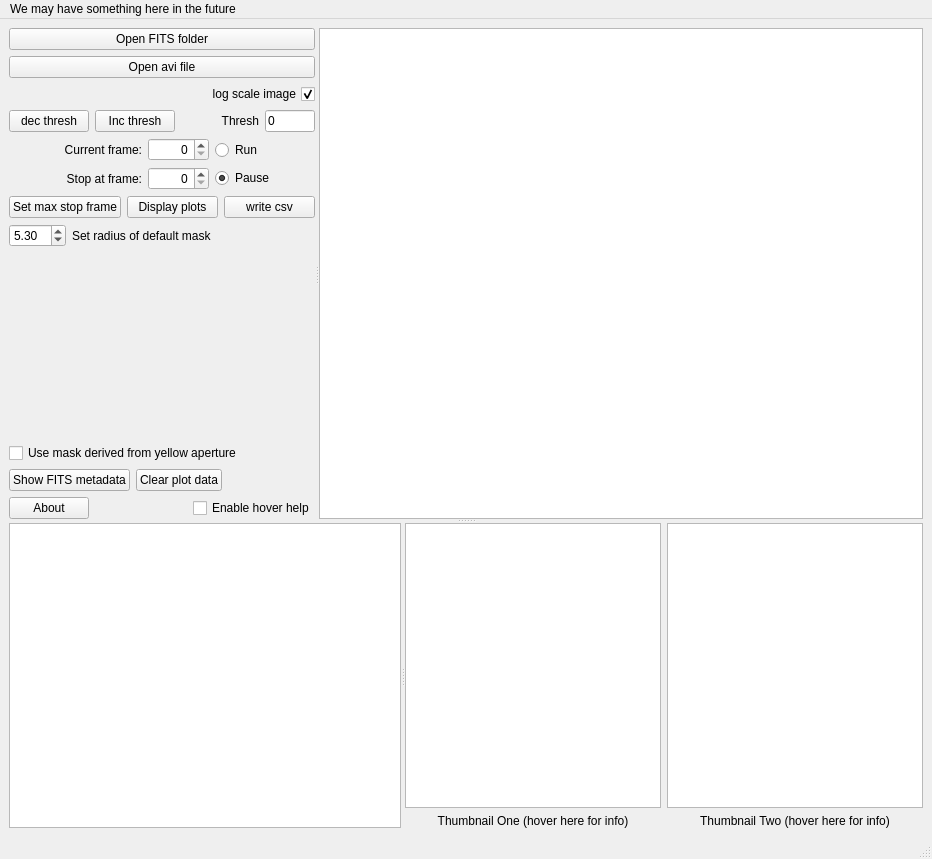
<?xml version="1.0" encoding="UTF-8"?>
<ui version="4.0">
 <class>MainWindow</class>
 <widget class="QMainWindow" name="MainWindow">
  <property name="geometry">
   <rect>
    <x>0</x>
    <y>0</y>
    <width>932</width>
    <height>859</height>
   </rect>
  </property>
  <property name="windowTitle">
   <string>MainWindow</string>
  </property>
  <property name="toolTipDuration">
   <number>-1</number>
  </property>
  <widget class="QWidget" name="centralwidget">
   <layout class="QGridLayout" name="gridLayout">
    <item row="0" column="0">
     <widget class="QSplitter" name="splitter_3">
      <property name="orientation">
       <enum>Qt::Vertical</enum>
      </property>
      <widget class="QSplitter" name="splitter_2">
       <property name="orientation">
        <enum>Qt::Horizontal</enum>
       </property>
       <widget class="QWidget" name="">
        <layout class="QVBoxLayout" name="verticalLayout_6">
         <item>
          <widget class="QPushButton" name="readFitsFolderButton">
           <property name="toolTip">
            <string>&lt;html&gt;&lt;head/&gt;&lt;body&gt;&lt;p&gt;A &lt;span style=&quot; color:#fc0107;&quot;&gt;FITS&lt;/span&gt; folder should contain a set of *.fits files, all from a single recording.&lt;/p&gt;&lt;p&gt;There should be no other .fits files in that folder.&lt;/p&gt;&lt;p&gt;It is assumed that the alphabetic ordering of the file names corresponds to sequential frames.&lt;/p&gt;&lt;/body&gt;&lt;/html&gt;</string>
           </property>
           <property name="toolTipDuration">
            <number>0</number>
           </property>
           <property name="statusTip">
            <string/>
           </property>
           <property name="text">
            <string>Open FITS folder</string>
           </property>
          </widget>
         </item>
         <item>
          <widget class="QPushButton" name="readAviFileButton">
           <property name="text">
            <string>Open avi file</string>
           </property>
          </widget>
         </item>
         <item>
          <layout class="QHBoxLayout" name="horizontalLayout_3">
           <item>
            <spacer name="horizontalSpacer_2">
             <property name="orientation">
              <enum>Qt::Horizontal</enum>
             </property>
             <property name="sizeHint" stdset="0">
              <size>
               <width>40</width>
               <height>20</height>
              </size>
             </property>
            </spacer>
           </item>
           <item>
            <widget class="QCheckBox" name="logScalingCheckBox">
             <property name="enabled">
              <bool>true</bool>
             </property>
             <property name="toolTip">
              <string>&lt;html&gt;&lt;head/&gt;&lt;body&gt;&lt;p&gt;&lt;span style=&quot; font-size:14pt;&quot;&gt;'Checking' this box scales the pixel values in the image to make details easier to see.&lt;/span&gt;&lt;/p&gt;&lt;p&gt;&lt;span style=&quot; font-size:14pt;&quot;&gt;The scaling equation used is:&lt;/span&gt;&lt;/p&gt;&lt;p&gt;&lt;span style=&quot; font-family:'Menlo'; font-size:13.5pt; color:#000000;&quot;&gt;
&lt;pre&gt;&lt;code&gt;  # x is a 2D matrix of image pixels&lt;/code&gt;&lt;/pre&gt;
&lt;pre&gt;&lt;code&gt;  a = np.min(x) # a will be set to the smallest pixel value in the image&lt;/code&gt;&lt;/pre&gt;
&lt;pre&gt;&lt;code&gt;  b = np.max(x) # b will be set to the highest pixel value in the image&lt;/code&gt;&lt;/pre&gt;
&lt;pre&gt;&lt;code&gt;  # linval will be a 2D matrix (because x is 2D) of pixel values between 10.0 and 990.0&lt;/code&gt;&lt;/pre&gt;
&lt;pre&gt;&lt;code&gt;  linval = 10.0 + 990.0 * (x-float(a))/(b-a)&lt;/code&gt;&lt;/pre&gt;
&lt;pre&gt;&lt;code&gt;  # return a 2D matrix of pixel values log scaled with values between 0.0 and 255.0&lt;/span&gt;
&lt;pre&gt;&lt;code&gt;  return (np.log10(linval) - 1.0 * 0.5 * 255.0&lt;/pre&gt;&lt;/code&gt;&lt;/span&gt;&lt;br/&gt;&lt;/p&gt;&lt;/body&gt;&lt;/html&gt;</string>
             </property>
             <property name="layoutDirection">
              <enum>Qt::RightToLeft</enum>
             </property>
             <property name="text">
              <string>log scale image</string>
             </property>
             <property name="checked">
              <bool>true</bool>
             </property>
            </widget>
           </item>
          </layout>
         </item>
         <item>
          <layout class="QHBoxLayout" name="horizontalLayout">
           <item>
            <widget class="QPushButton" name="decThreshButton">
             <property name="text">
              <string>dec thresh</string>
             </property>
            </widget>
           </item>
           <item>
            <widget class="QPushButton" name="incThreshButton">
             <property name="text">
              <string>Inc thresh</string>
             </property>
            </widget>
           </item>
           <item>
            <spacer name="horizontalSpacer_3">
             <property name="orientation">
              <enum>Qt::Horizontal</enum>
             </property>
             <property name="sizeHint" stdset="0">
              <size>
               <width>40</width>
               <height>20</height>
              </size>
             </property>
            </spacer>
           </item>
           <item>
            <widget class="QLabel" name="label">
             <property name="text">
              <string>Thresh</string>
             </property>
             <property name="alignment">
              <set>Qt::AlignRight|Qt::AlignTrailing|Qt::AlignVCenter</set>
             </property>
            </widget>
           </item>
           <item>
            <widget class="QLineEdit" name="threshValueEdit">
             <property name="maximumSize">
              <size>
               <width>50</width>
               <height>16777215</height>
              </size>
             </property>
             <property name="text">
              <string>0</string>
             </property>
             <property name="maxLength">
              <number>4</number>
             </property>
            </widget>
           </item>
          </layout>
         </item>
         <item>
          <layout class="QHBoxLayout" name="horizontalLayout_6">
           <item>
            <spacer name="horizontalSpacer_6">
             <property name="orientation">
              <enum>Qt::Horizontal</enum>
             </property>
             <property name="sizeHint" stdset="0">
              <size>
               <width>40</width>
               <height>20</height>
              </size>
             </property>
            </spacer>
           </item>
           <item>
            <layout class="QVBoxLayout" name="verticalLayout_3">
             <item>
              <widget class="QLabel" name="label_3">
               <property name="minimumSize">
                <size>
                 <width>89</width>
                 <height>0</height>
                </size>
               </property>
               <property name="maximumSize">
                <size>
                 <width>89</width>
                 <height>16777215</height>
                </size>
               </property>
               <property name="layoutDirection">
                <enum>Qt::LeftToRight</enum>
               </property>
               <property name="text">
                <string> Current frame:</string>
               </property>
               <property name="alignment">
                <set>Qt::AlignRight|Qt::AlignTrailing|Qt::AlignVCenter</set>
               </property>
               <property name="margin">
                <number>0</number>
               </property>
               <property name="indent">
                <number>-1</number>
               </property>
              </widget>
             </item>
             <item>
              <widget class="QLabel" name="label_4">
               <property name="minimumSize">
                <size>
                 <width>89</width>
                 <height>0</height>
                </size>
               </property>
               <property name="maximumSize">
                <size>
                 <width>89</width>
                 <height>16777215</height>
                </size>
               </property>
               <property name="text">
                <string>Stop at frame:</string>
               </property>
               <property name="alignment">
                <set>Qt::AlignRight|Qt::AlignTrailing|Qt::AlignVCenter</set>
               </property>
              </widget>
             </item>
            </layout>
           </item>
           <item>
            <layout class="QVBoxLayout" name="verticalLayout_4">
             <item>
              <widget class="QSpinBox" name="currentFrameSpinBox">
               <property name="sizePolicy">
                <sizepolicy hsizetype="Fixed" vsizetype="Fixed">
                 <horstretch>0</horstretch>
                 <verstretch>0</verstretch>
                </sizepolicy>
               </property>
               <property name="maximumSize">
                <size>
                 <width>73</width>
                 <height>16777215</height>
                </size>
               </property>
               <property name="alignment">
                <set>Qt::AlignRight|Qt::AlignTrailing|Qt::AlignVCenter</set>
               </property>
               <property name="maximum">
                <number>99999</number>
               </property>
              </widget>
             </item>
             <item>
              <widget class="QSpinBox" name="stopAtFrameSpinBox">
               <property name="sizePolicy">
                <sizepolicy hsizetype="Fixed" vsizetype="Fixed">
                 <horstretch>0</horstretch>
                 <verstretch>0</verstretch>
                </sizepolicy>
               </property>
               <property name="maximumSize">
                <size>
                 <width>73</width>
                 <height>16777215</height>
                </size>
               </property>
               <property name="alignment">
                <set>Qt::AlignRight|Qt::AlignTrailing|Qt::AlignVCenter</set>
               </property>
               <property name="maximum">
                <number>99999</number>
               </property>
              </widget>
             </item>
            </layout>
           </item>
           <item>
            <layout class="QVBoxLayout" name="verticalLayout_5">
             <item>
              <widget class="QRadioButton" name="runRadioButton">
               <property name="minimumSize">
                <size>
                 <width>100</width>
                 <height>0</height>
                </size>
               </property>
               <property name="maximumSize">
                <size>
                 <width>100</width>
                 <height>16777215</height>
                </size>
               </property>
               <property name="layoutDirection">
                <enum>Qt::LeftToRight</enum>
               </property>
               <property name="text">
                <string>Run</string>
               </property>
              </widget>
             </item>
             <item>
              <widget class="QRadioButton" name="pauseRadioButton">
               <property name="maximumSize">
                <size>
                 <width>100</width>
                 <height>16777215</height>
                </size>
               </property>
               <property name="layoutDirection">
                <enum>Qt::LeftToRight</enum>
               </property>
               <property name="text">
                <string>Pause</string>
               </property>
               <property name="checked">
                <bool>true</bool>
               </property>
              </widget>
             </item>
            </layout>
           </item>
          </layout>
         </item>
         <item>
          <layout class="QHBoxLayout" name="horizontalLayout_7">
           <item>
            <widget class="QPushButton" name="setMaxStopButton">
             <property name="text">
              <string>Set max stop frame</string>
             </property>
            </widget>
           </item>
           <item>
            <widget class="QPushButton" name="experimentButton">
             <property name="toolTip">
              <string>&lt;html&gt;&lt;head/&gt;&lt;body&gt;&lt;p&gt;This button is used for running experimental code and is used during development.&lt;/p&gt;&lt;p&gt;If you're not the developer, then the developer failed to remove/disable this button before release.&lt;/p&gt;&lt;/body&gt;&lt;/html&gt;</string>
             </property>
             <property name="text">
              <string>Display plots</string>
             </property>
            </widget>
           </item>
           <item>
            <widget class="QPushButton" name="writeCsvButton">
             <property name="text">
              <string>write csv</string>
             </property>
            </widget>
           </item>
          </layout>
         </item>
         <item>
          <layout class="QHBoxLayout" name="horizontalLayout_8">
           <item>
            <widget class="QDoubleSpinBox" name="defaultMaskRadiusDoubleSpinBox">
             <property name="minimum">
              <double>2.000000000000000</double>
             </property>
             <property name="maximum">
              <double>20.000000000000000</double>
             </property>
             <property name="singleStep">
              <double>0.500000000000000</double>
             </property>
             <property name="value">
              <double>5.300000000000000</double>
             </property>
            </widget>
           </item>
           <item>
            <widget class="QLabel" name="label_2">
             <property name="text">
              <string>Set radius of default mask</string>
             </property>
            </widget>
           </item>
           <item>
            <spacer name="horizontalSpacer_5">
             <property name="orientation">
              <enum>Qt::Horizontal</enum>
             </property>
             <property name="sizeHint" stdset="0">
              <size>
               <width>40</width>
               <height>20</height>
              </size>
             </property>
            </spacer>
           </item>
          </layout>
         </item>
         <item>
          <spacer name="verticalSpacer">
           <property name="orientation">
            <enum>Qt::Vertical</enum>
           </property>
           <property name="sizeHint" stdset="0">
            <size>
             <width>20</width>
             <height>40</height>
            </size>
           </property>
          </spacer>
         </item>
         <item>
          <widget class="QCheckBox" name="useYellowMaskCheckBox">
           <property name="text">
            <string>Use mask derived from yellow aperture</string>
           </property>
          </widget>
         </item>
         <item>
          <layout class="QHBoxLayout" name="horizontalLayout_5">
           <item>
            <widget class="QPushButton" name="metadataButton">
             <property name="text">
              <string>Show FITS metadata</string>
             </property>
            </widget>
           </item>
           <item>
            <widget class="QPushButton" name="clearAppDataButton">
             <property name="text">
              <string>Clear plot data</string>
             </property>
            </widget>
           </item>
           <item>
            <spacer name="horizontalSpacer_4">
             <property name="orientation">
              <enum>Qt::Horizontal</enum>
             </property>
             <property name="sizeHint" stdset="0">
              <size>
               <width>40</width>
               <height>20</height>
              </size>
             </property>
            </spacer>
           </item>
          </layout>
         </item>
         <item>
          <layout class="QHBoxLayout" name="horizontalLayout_4">
           <item>
            <widget class="QPushButton" name="infoButton">
             <property name="toolTip">
              <string>Clicking on this button will open a pdf file that provides version history. Additional documentation follows the version history so don't fail to scroll down.</string>
             </property>
             <property name="text">
              <string>About</string>
             </property>
            </widget>
           </item>
           <item>
            <spacer name="horizontalSpacer">
             <property name="orientation">
              <enum>Qt::Horizontal</enum>
             </property>
             <property name="sizeHint" stdset="0">
              <size>
               <width>40</width>
               <height>20</height>
              </size>
             </property>
            </spacer>
           </item>
           <item>
            <widget class="QCheckBox" name="enableHoverHelpCheckBox">
             <property name="toolTip">
              <string>&lt;html&gt;&lt;head/&gt;&lt;body&gt;&lt;p&gt;The best way to use the 'Hover Help' system employed by this app is to position this dialog box off to one side where it won't be covered by the main app window once that has been made active.&lt;/p&gt;&lt;p&gt;This dialog box will be dynamically updated any time you hover over an item in the main app window that has 'hover help' text associated with it.&lt;/p&gt;&lt;/body&gt;&lt;/html&gt;</string>
             </property>
             <property name="text">
              <string>Enable hover help</string>
             </property>
            </widget>
           </item>
          </layout>
         </item>
        </layout>
       </widget>
       <widget class="ImageView" name="frameView">
        <property name="sizePolicy">
         <sizepolicy hsizetype="Expanding" vsizetype="Expanding">
          <horstretch>1</horstretch>
          <verstretch>0</verstretch>
         </sizepolicy>
        </property>
        <property name="toolTip">
         <string/>
        </property>
       </widget>
      </widget>
      <widget class="QSplitter" name="splitter">
       <property name="orientation">
        <enum>Qt::Horizontal</enum>
       </property>
       <widget class="QTextEdit" name="textOut">
        <property name="sizePolicy">
         <sizepolicy hsizetype="Expanding" vsizetype="Expanding">
          <horstretch>1</horstretch>
          <verstretch>0</verstretch>
         </sizepolicy>
        </property>
        <property name="font">
         <font>
          <family>Courier New</family>
          <weight>75</weight>
          <bold>true</bold>
         </font>
        </property>
        <property name="toolTip">
         <string>We will add an explanation for the values printed here (in the future)</string>
        </property>
       </widget>
       <widget class="QWidget" name="layoutWidget">
        <layout class="QHBoxLayout" name="horizontalLayout_2">
         <item>
          <layout class="QVBoxLayout" name="verticalLayout_2">
           <item>
            <widget class="ImageView" name="thumbOneView"/>
           </item>
           <item>
            <widget class="QLabel" name="thumbnailOneLabel">
             <property name="toolTip">
              <string>&lt;html&gt;&lt;head/&gt;&lt;body&gt;&lt;p&gt;&lt;span style=&quot; font-size:14pt;&quot;&gt;This panel shows a zoomed version of the image contained within the aperture boundaries.&lt;/span&gt;&lt;/p&gt;&lt;/body&gt;&lt;/html&gt;</string>
             </property>
             <property name="text">
              <string>Thumbnail One (hover here for info)</string>
             </property>
             <property name="alignment">
              <set>Qt::AlignCenter</set>
             </property>
            </widget>
           </item>
          </layout>
         </item>
         <item>
          <layout class="QVBoxLayout" name="verticalLayout">
           <item>
            <widget class="ImageView" name="thumbTwoView"/>
           </item>
           <item>
            <widget class="QLabel" name="thumbnailTwoLabel">
             <property name="toolTip">
              <string>&lt;html&gt;&lt;head/&gt;&lt;body&gt;&lt;p&gt;This image shows the mask that will be applied to the image shown in Thumbnail One.&lt;/p&gt;&lt;p&gt;Currently, the 'mask' is dynamically calculated by the following steps: &lt;/p&gt;&lt;p&gt;1) Thumbnail One is blurred using a 5x5 pixel Gaussian.&lt;/p&gt;&lt;p&gt;2) A 'threshold' is calculated as: &lt;span style=&quot; color:#fc0107;&quot;&gt;thresh&lt;/span&gt; = &lt;span style=&quot; color:#0000ff;&quot;&gt;mean + 3 * std + thresh_adder &lt;/span&gt;&lt;/p&gt;&lt;p&gt;&lt;span style=&quot; color:#0000ff;&quot;&gt;thresh_adder &lt;/span&gt;&lt;span style=&quot; color:#000000;&quot;&gt;is unique for each aperture: it is set to zero when the aperture is created; it can be increased or decreased by the context menu that each aperture has (right-click menu) &lt;/span&gt;&lt;span style=&quot; font-style:italic; color:#000000;&quot;&gt;. &lt;/span&gt;&lt;span style=&quot; color:#000000;&quot;&gt;The &lt;/span&gt;&lt;span style=&quot; color:#0000ff;&quot;&gt;mean&lt;/span&gt;&lt;span style=&quot; color:#000000;&quot;&gt; and &lt;/span&gt;&lt;span style=&quot; color:#0000ff;&quot;&gt;std&lt;/span&gt;&lt;span style=&quot; color:#000000;&quot;&gt; (standard deviation) are extracted from the Thumbnail One image by a Robust mean and scale estimator (scale is a measure of the dispersion/distribution of a data set). Median Absolute Deviation (MAD) is the underlying math of the scale estimation; this is turned into a standard deviation by multiplying MAD by 1.486. This results in a reliable &lt;/span&gt;&lt;span style=&quot; color:#0000ff;&quot;&gt;std&lt;/span&gt;&lt;span style=&quot; color:#000000;&quot;&gt; when/if the pixel distribution (ignoring outliers) is Gaussian.&lt;/span&gt;&lt;/p&gt;&lt;p&gt;3) &lt;span style=&quot; color:#fc0107;&quot;&gt;thresh&lt;/span&gt; is used to turn the blurred Thumbnail One image into a binary image (only the values 0 and 1 are present) by setting to 0 all pixels that are &amp;lt;= &lt;span style=&quot; color:#fc0107;&quot;&gt;thresh&lt;/span&gt; and setting to 1 all pixels that are greater than &lt;span style=&quot; color:#fc0107;&quot;&gt;thresh&lt;/span&gt;. &lt;/p&gt;&lt;p&gt;4) The resulting binary image is processed to find all 'blobs' (connected groups of pixels with value 1).&lt;/p&gt;&lt;p&gt;5) The largest 'blob' found in step 4 is turned into the mask that is displayed in this thumbnail.&lt;/p&gt;&lt;/body&gt;&lt;/html&gt;</string>
             </property>
             <property name="text">
              <string>Thumbnail Two (hover here for info)</string>
             </property>
             <property name="alignment">
              <set>Qt::AlignCenter</set>
             </property>
            </widget>
           </item>
          </layout>
         </item>
        </layout>
       </widget>
      </widget>
     </widget>
    </item>
   </layout>
  </widget>
  <widget class="QMenuBar" name="menubar">
   <property name="geometry">
    <rect>
     <x>0</x>
     <y>0</y>
     <width>932</width>
     <height>22</height>
    </rect>
   </property>
   <property name="defaultUp">
    <bool>true</bool>
   </property>
   <property name="nativeMenuBar">
    <bool>false</bool>
   </property>
   <widget class="QMenu" name="menuBobs_stuff">
    <property name="title">
     <string>We may have something here in the future</string>
    </property>
    <addaction name="actionLike_special_settings"/>
    <addaction name="separator"/>
    <addaction name="actionOr_preferences"/>
   </widget>
   <addaction name="menuBobs_stuff"/>
  </widget>
  <widget class="QStatusBar" name="statusbar"/>
  <action name="actionLike_special_settings">
   <property name="text">
    <string>Like special settings</string>
   </property>
  </action>
  <action name="actionOr_preferences">
   <property name="text">
    <string>Or preferences</string>
   </property>
  </action>
 </widget>
 <customwidgets>
  <customwidget>
   <class>ImageView</class>
   <extends>QGraphicsView</extends>
   <header>pyqtgraph</header>
  </customwidget>
 </customwidgets>
 <resources/>
 <connections/>
</ui>
